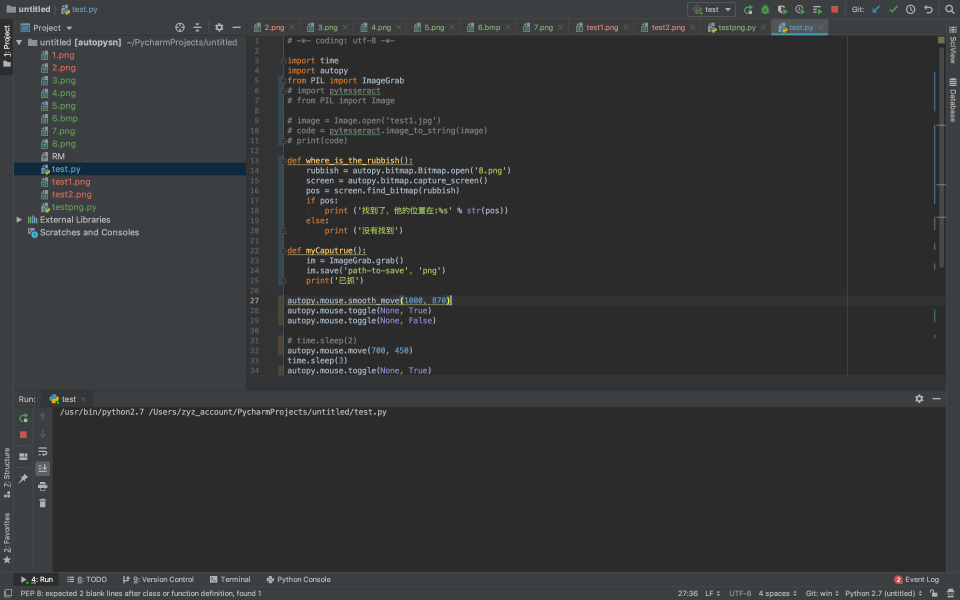
#> input picture path-to-save.png, 2880 x 1800 px (shown at 1/3 size)
$ python testpng.py
#> lines starting #> are read from the running program, lines starting #| are printed output that depends on the picture
# -*- coding:utf-8 -*-
__author__ = 'Microcosm'

import cv2
import numpy as np
from matplotlib import pyplot as plt

img = cv2.imread("path-to-save.png", 0)
#> img: shape (1800, 2880); min 27, max 255, mean 52.1
# 背景
img2 = img.copy()
template = cv2.imread("kaishi.png", 0)
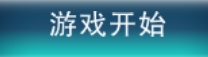
#> input picture kaishi.png, 208 x 57 px
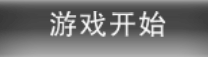
#> template: shape (57, 208); min 56, max 244, mean 116.8
w, h = template.shape[::-1]
#> w = 208; h = 57

# 6 中匹配效果对比算法
methods = ['cv2.TM_CCOEFF']
           # 'cv2.TM_CCOEFF_NORMED', 'cv2.TM_CCORR',
           # 'cv2.TM_CCORR_NORMED', 'cv2.TM_SQDIFF', 'cv2.TM_SQDIFF_NORMED']

for meth in methods:
    img = img2.copy()

    method = eval(meth)

    res = cv2.matchTemplate(img, template, method)
    min_val, max_val, min_loc, max_loc = cv2.minMaxLoc(res)

    if method in [cv2.TM_SQDIFF, cv2.TM_SQDIFF_NORMED]:
        top_left = min_loc
    else:
        top_left = max_loc
    bottom_right = (top_left[0] + w, top_left[1] + h)

    cv2.rectangle(img, top_left, bottom_right, 255, 2)

    # [5 lines of commented-out code are left out]
    print (top_left)
    print (bottom_right)
    plt.subplot(221), plt.imshow(img2, cmap="gray")
    plt.title('Original Image'), plt.xticks([]), plt.yticks([])
    plt.subplot(222), plt.imshow(template, cmap="gray")
    plt.title('template Image'), plt.xticks([]), plt.yticks([])
    plt.subplot(223), plt.imshow(res, cmap="gray")
    plt.title('Matching Result'), plt.xticks([]), plt.yticks([])
    plt.subplot(224), plt.imshow(img, cmap="gray")
    plt.title('Detected Point'), plt.xticks([]), plt.yticks([])
    plt.show()
#> this loop made 1 pass
#> (min_val, max_val, min_loc, top_left, bottom_right) on pass 1: (-6372053.5, 7453376.5, (2154, 70), (72, 485), (280, 542))
#| (72, 485)
#| (280, 542)
#> pass 1, `res = cv2.matchTemplate(img, template, method)`:
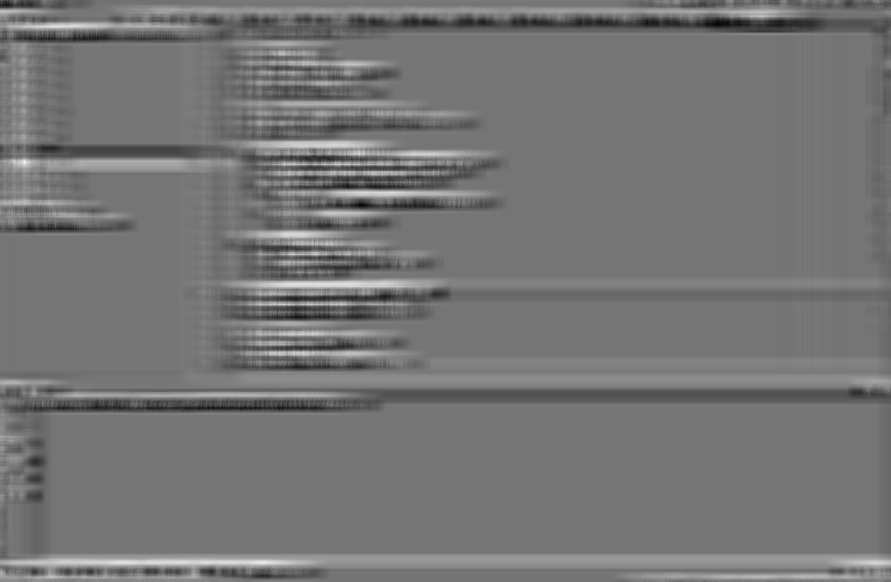
#> res: shape (1744, 2673) float32 (shown at 1/3 size); min -6372053.5, max 7453376.5, mean -8436.6; drawn with min black and max white
#> pass 1, `plt.show()`:
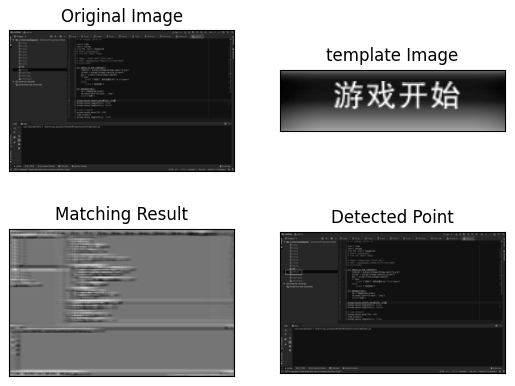
#> figure drawn by matplotlib, 4 panels
